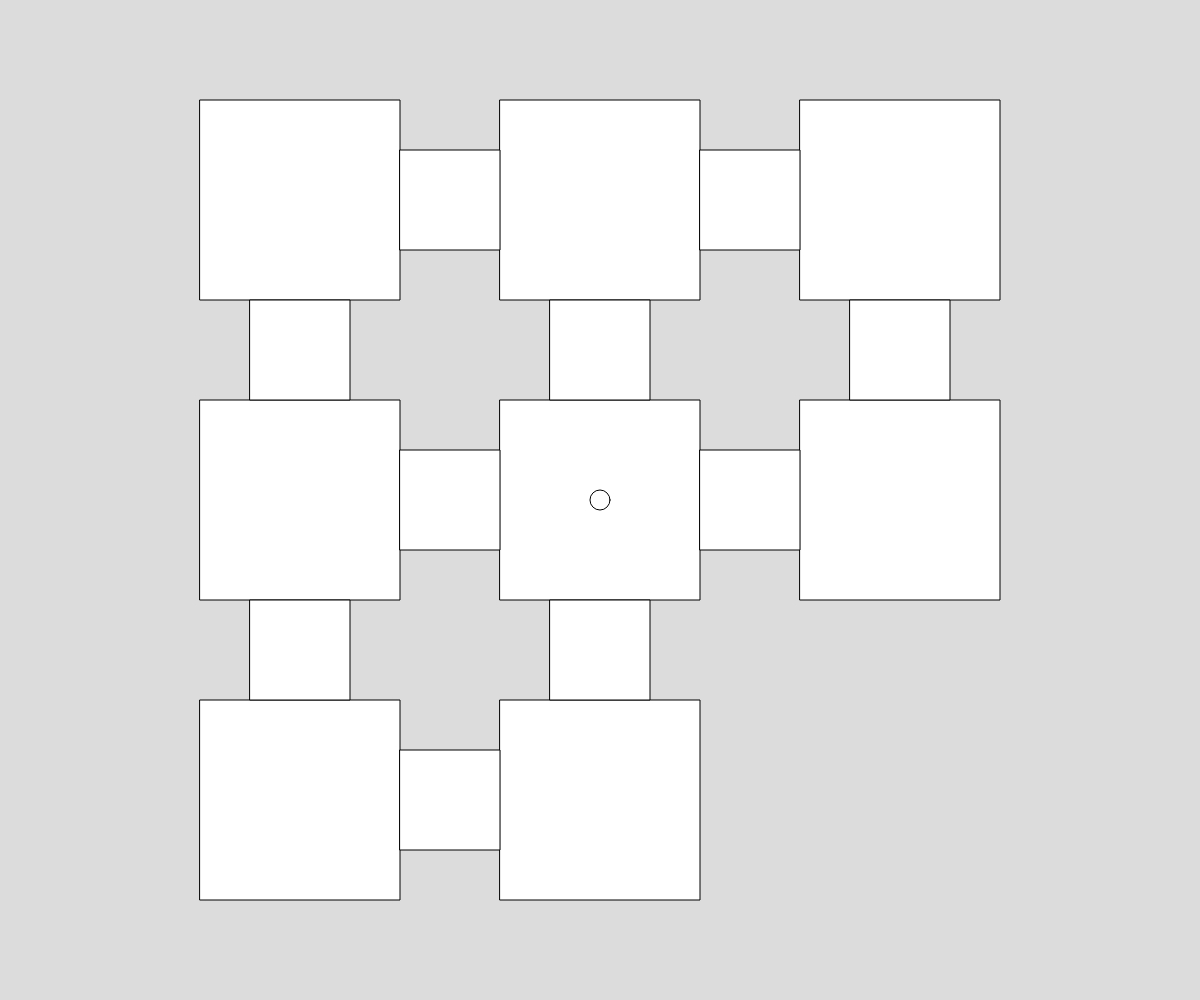
Frame 1 (no input)
Frame 60 (no input): identical to frame 1, image omitted
Frame 120 (the mouse pressed at the canvas centre since frame 60): identical to frame 1, image omitted

The p5.js sketch that drew this single still picture (run headless with seeded random() and noise() and a simulated clock; from frame 60 on, the mouse is pressed at the canvas centre):

// p5.js sketch
// ── sketch.js
// CS30 Major Project
// Oleh Pletmintsev, Dmitrii Pletmintsev
// 11/18/24
//
// Extra for Experts:
// - describe what you did to take this project "above and beyond"

class Player {
  constructor(x, y, speed, size) {
    this.x = x;
    this.y = y;
    this.speed = speed;
    this.image = null;
    this.size = size;
  }

  move() {
    let newX = this.x;
    let newY = this.y;

    if (keyIsDown(65)) { // Left
      newX -= this.speed;
    }
    if (keyIsDown(68)) { // Right
      newX += this.speed;
    }
    if (keyIsDown(87)) { // Up
      newY -= this.speed;
    }
    if (keyIsDown(83)) { // Down
      newY += this.speed;
    }

    // Check if the new position is inside any room
    let isInsideRoom = false;
    for (let i = 0; i < rooms.length; i++) {
      if (rooms[i].isInside(newX, newY, this.size)) {
        isInsideRoom = true;
        break;
      }
    }

    // Check if the new position is inside any bridge
    let isOnBridge = false;
    for (let i = 0; i < bridges.length; i++) {
      if (bridges[i].isOnBridge(newX, newY, this.size)) {
        isOnBridge = true;
        break;
      }
    }

    // If the new position is inside a room or on a bridge, update the player's position
    if (isInsideRoom || isOnBridge) {
      this.x = newX;
      this.y = newY;
    }
  }

  display() {
    circle(this.x, this.y, this.size * 2); // Player
  }
}

class Room {
  constructor(x, y, size) {
    this.x = x;
    this.y = y;
    this.size = size;
  }

  isInside(x, y) {
    return (    
      x >= this.x - this.size / 2 &&
      x <= this.x + this.size / 2 &&
      y >= this.y - this.size / 2 &&
      y <= this.y + this.size / 2
    );
  }

  display() {
    rect(this.x - this.size / 2, this.y - this.size / 2, this.size, this.size);
  }
}

class Bridge {
  constructor(x, y, xSize, ySize) {
    this.x = x;
    this.y = y;
    this.xSize = xSize;
    this.ySize = ySize;
  }

  isOnBridge(x, y) {
    return (
      x >= this.x &&
      x <= this.x + this.xSize &&
      y >= this.y &&
      y <= this.y + this.ySize
    );
  }

  display() {
    rect(this.x, this.y, this.xSize, this.ySize);
  }
}

let rooms = [];
let bridges = [];
let player;

function setup() {
  createCanvas(windowWidth, windowHeight);
  generateLevel(8); // Generation of a level with what ever # of rooms you set here
  player = new Player(rooms[0].x, rooms[0].y, 5, rooms[0].size / 20);
}

function draw() {
  background(220);

  // Drawing room
  for (let i = 0; i < rooms.length; i++) {
    rooms[i].display();
  }

  // Drawing bridge
  for (let i = 0; i < bridges.length; i++) {
    bridges[i].display();
  }

  // Player
  player.display();
  player.move();
}

function generateLevel(numRooms) {
  let roomSize = 200;
  let bridgeSize = 100;
  let distance = roomSize + bridgeSize; // Distance between rooms

  // Central room
  let centerX = width / 2;
  let centerY = height / 2;
  rooms.push(new Room(centerX, centerY, roomSize));

  // Generating the remaining rooms
  while (rooms.length < numRooms) {
    let direction = random(["up", "down", "left", "right"]);
    let baseRoom = random(rooms); // Selecting a random room for expansion
    let x = baseRoom.x;
    let y = baseRoom.y;

    switch (direction) {
      case "up":
        y -= distance;
        break;
      case "down":
        y += distance;
        break;
      case "left":
        x -= distance;
        break;
      case "right":
        x += distance;
        break;
    }

    // if (direction === "up") {
    //   y -= distance;
    // } else if (direction === "down") {
    //   y += distance;
    // } else if (direction === "left") {
    //   x -= distance;
    // } else if (direction === "right") {
    //   x += distance;
    // }

    // We check if there is already a room at these coordinates
    let roomExists = false;

    for (let i = 0; i < rooms.length; i++) {
      if (rooms[i].x === x && rooms[i].y === y) {
        roomExists = true;
        break;
      }
    }

    if (!roomExists) {
      rooms.push(new Room(x, y, roomSize));
    }
  } 

  // Bridge Generation
  for (let i = 0; i < rooms.length; i++) {
    for (let j = i + 1; j < rooms.length; j++) {
      let roomA = rooms[i];
      let roomB = rooms[j];

      // Calculating distance between rooms
      if (dist(roomA.x, roomA.y, roomB.x, roomB.y) === distance) {
        // Adding a bridge between rooms
        if (roomA.x === roomB.x) {
          // Vertical bridge
            // Creating bridges between rooms if their distance matches the specified one (be not perpendicular to line between rooms)
          let bridgeY = min(roomA.y, roomB.y) + roomSize / 2;
          bridges.push(new Bridge(roomA.x - bridgeSize / 2, bridgeY, bridgeSize, distance - roomSize));
        } else if (roomA.y === roomB.y) {
          // Horizontal bridge
            //Creating bridges between rooms if their distance matches the specified one (be not perpendicular to line between rooms)
          let bridgeX = min(roomA.x, roomB.x) + roomSize / 2;
          bridges.push(new Bridge(bridgeX, roomA.y - bridgeSize / 2, distance - roomSize, bridgeSize));
        }
      }
    }
  }
}

function windowResized() {
  if (windowWidth < windowHeight) {
    resizeCanvas(windowWidth, windowWidth);
  }
  else {
    resizeCanvas(windowHeight, windowHeight);
  }
}
